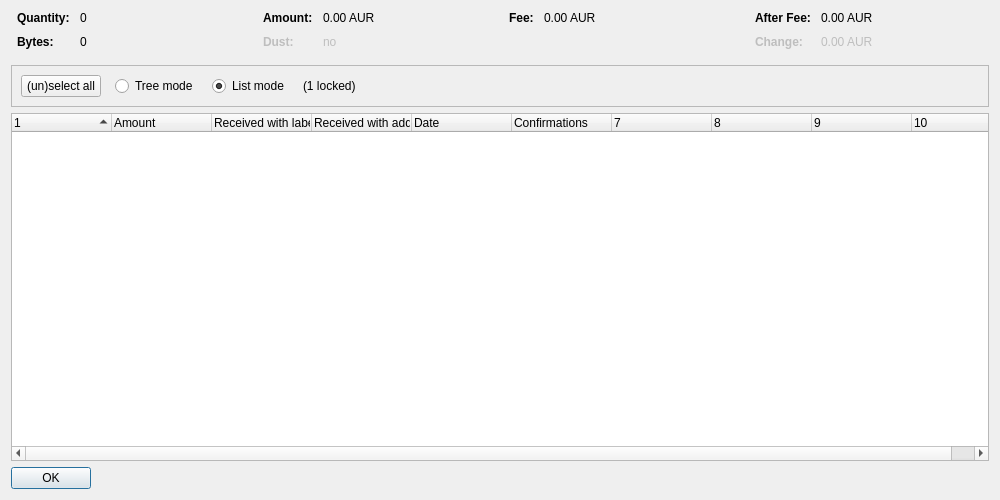
<?xml version="1.0" encoding="UTF-8"?>
<ui version="4.0">
 <class>CoinControlDialog</class>
 <widget class="QDialog" name="CoinControlDialog">
  <property name="geometry">
   <rect>
    <x>0</x>
    <y>0</y>
    <width>1000</width>
    <height>500</height>
   </rect>
  </property>
  <property name="windowTitle">
   <string>Coin Selection</string>
  </property>
  <layout class="QVBoxLayout" name="verticalLayout">
   <item>
    <layout class="QHBoxLayout" name="horizontalLayoutTop" stretch="0,0,0,0">
     <property name="topMargin">
      <number>0</number>
     </property>
     <property name="bottomMargin">
      <number>10</number>
     </property>
     <item>
      <layout class="QFormLayout" name="formLayoutCoinControl1">
       <property name="horizontalSpacing">
        <number>10</number>
       </property>
       <property name="verticalSpacing">
        <number>10</number>
       </property>
       <property name="leftMargin">
        <number>6</number>
       </property>
       <property name="rightMargin">
        <number>6</number>
       </property>
       <item row="0" column="0">
        <widget class="QLabel" name="labelCoinControlQuantityText">
         <property name="font">
          <font>
           <weight>75</weight>
           <bold>true</bold>
          </font>
         </property>
         <property name="text">
          <string>Quantity:</string>
         </property>
        </widget>
       </item>
       <item row="0" column="1">
        <widget class="QLabel" name="labelCoinControlQuantity">
         <property name="cursor">
          <cursorShape>IBeamCursor</cursorShape>
         </property>
         <property name="contextMenuPolicy">
          <enum>Qt::ActionsContextMenu</enum>
         </property>
         <property name="text">
          <string notr="true">0</string>
         </property>
         <property name="textInteractionFlags">
          <set>Qt::LinksAccessibleByMouse|Qt::TextSelectableByKeyboard|Qt::TextSelectableByMouse</set>
         </property>
        </widget>
       </item>
       <item row="1" column="0">
        <widget class="QLabel" name="labelCoinControlBytesText">
         <property name="font">
          <font>
           <weight>75</weight>
           <bold>true</bold>
          </font>
         </property>
         <property name="text">
          <string>Bytes:</string>
         </property>
        </widget>
       </item>
       <item row="1" column="1">
        <widget class="QLabel" name="labelCoinControlBytes">
         <property name="cursor">
          <cursorShape>IBeamCursor</cursorShape>
         </property>
         <property name="contextMenuPolicy">
          <enum>Qt::ActionsContextMenu</enum>
         </property>
         <property name="text">
          <string notr="true">0</string>
         </property>
         <property name="textInteractionFlags">
          <set>Qt::LinksAccessibleByMouse|Qt::TextSelectableByKeyboard|Qt::TextSelectableByMouse</set>
         </property>
        </widget>
       </item>
      </layout>
     </item>
     <item>
      <layout class="QFormLayout" name="formLayoutCoinControl2">
       <property name="horizontalSpacing">
        <number>10</number>
       </property>
       <property name="verticalSpacing">
        <number>10</number>
       </property>
       <property name="leftMargin">
        <number>6</number>
       </property>
       <property name="rightMargin">
        <number>6</number>
       </property>
       <item row="0" column="0">
        <widget class="QLabel" name="labelCoinControlAmountText">
         <property name="font">
          <font>
           <weight>75</weight>
           <bold>true</bold>
          </font>
         </property>
         <property name="text">
          <string>Amount:</string>
         </property>
        </widget>
       </item>
       <item row="0" column="1">
        <widget class="QLabel" name="labelCoinControlAmount">
         <property name="cursor">
          <cursorShape>IBeamCursor</cursorShape>
         </property>
         <property name="contextMenuPolicy">
          <enum>Qt::ActionsContextMenu</enum>
         </property>
         <property name="text">
          <string notr="true">0.00 AUR</string>
         </property>
         <property name="textInteractionFlags">
          <set>Qt::LinksAccessibleByMouse|Qt::TextSelectableByKeyboard|Qt::TextSelectableByMouse</set>
         </property>
        </widget>
       </item>
       <item row="1" column="0">
        <widget class="QLabel" name="labelCoinControlLowOutputText">
         <property name="enabled">
          <bool>false</bool>
         </property>
         <property name="font">
          <font>
           <weight>75</weight>
           <bold>true</bold>
          </font>
         </property>
         <property name="text">
          <string>Dust:</string>
         </property>
        </widget>
       </item>
       <item row="1" column="1">
        <widget class="QLabel" name="labelCoinControlLowOutput">
         <property name="enabled">
          <bool>false</bool>
         </property>
         <property name="cursor">
          <cursorShape>IBeamCursor</cursorShape>
         </property>
         <property name="contextMenuPolicy">
          <enum>Qt::ActionsContextMenu</enum>
         </property>
         <property name="text">
          <string notr="true">no</string>
         </property>
         <property name="textInteractionFlags">
          <set>Qt::LinksAccessibleByMouse|Qt::TextSelectableByKeyboard|Qt::TextSelectableByMouse</set>
         </property>
        </widget>
       </item>
      </layout>
     </item>
     <item>
      <layout class="QFormLayout" name="formLayoutCoinControl3">
       <property name="horizontalSpacing">
        <number>10</number>
       </property>
       <property name="verticalSpacing">
        <number>10</number>
       </property>
       <property name="leftMargin">
        <number>6</number>
       </property>
       <property name="rightMargin">
        <number>6</number>
       </property>
       <item row="0" column="0">
        <widget class="QLabel" name="labelCoinControlFeeText">
         <property name="font">
          <font>
           <weight>75</weight>
           <bold>true</bold>
          </font>
         </property>
         <property name="text">
          <string>Fee:</string>
         </property>
        </widget>
       </item>
       <item row="0" column="1">
        <widget class="QLabel" name="labelCoinControlFee">
         <property name="cursor">
          <cursorShape>IBeamCursor</cursorShape>
         </property>
         <property name="contextMenuPolicy">
          <enum>Qt::ActionsContextMenu</enum>
         </property>
         <property name="text">
          <string notr="true">0.00 AUR</string>
         </property>
         <property name="textInteractionFlags">
          <set>Qt::LinksAccessibleByMouse|Qt::TextSelectableByKeyboard|Qt::TextSelectableByMouse</set>
         </property>
        </widget>
       </item>
      </layout>
     </item>
     <item>
      <layout class="QFormLayout" name="formLayoutCoinControl4">
       <property name="horizontalSpacing">
        <number>10</number>
       </property>
       <property name="verticalSpacing">
        <number>10</number>
       </property>
       <property name="leftMargin">
        <number>6</number>
       </property>
       <property name="rightMargin">
        <number>6</number>
       </property>
       <item row="0" column="0">
        <widget class="QLabel" name="labelCoinControlAfterFeeText">
         <property name="font">
          <font>
           <weight>75</weight>
           <bold>true</bold>
          </font>
         </property>
         <property name="text">
          <string>After Fee:</string>
         </property>
        </widget>
       </item>
       <item row="0" column="1">
        <widget class="QLabel" name="labelCoinControlAfterFee">
         <property name="cursor">
          <cursorShape>IBeamCursor</cursorShape>
         </property>
         <property name="contextMenuPolicy">
          <enum>Qt::ActionsContextMenu</enum>
         </property>
         <property name="text">
          <string notr="true">0.00 AUR</string>
         </property>
         <property name="textInteractionFlags">
          <set>Qt::LinksAccessibleByMouse|Qt::TextSelectableByKeyboard|Qt::TextSelectableByMouse</set>
         </property>
        </widget>
       </item>
       <item row="1" column="0">
        <widget class="QLabel" name="labelCoinControlChangeText">
         <property name="enabled">
          <bool>false</bool>
         </property>
         <property name="font">
          <font>
           <weight>75</weight>
           <bold>true</bold>
          </font>
         </property>
         <property name="text">
          <string>Change:</string>
         </property>
        </widget>
       </item>
       <item row="1" column="1">
        <widget class="QLabel" name="labelCoinControlChange">
         <property name="enabled">
          <bool>false</bool>
         </property>
         <property name="cursor">
          <cursorShape>IBeamCursor</cursorShape>
         </property>
         <property name="contextMenuPolicy">
          <enum>Qt::ActionsContextMenu</enum>
         </property>
         <property name="text">
          <string notr="true">0.00 AUR</string>
         </property>
         <property name="textInteractionFlags">
          <set>Qt::LinksAccessibleByMouse|Qt::TextSelectableByKeyboard|Qt::TextSelectableByMouse</set>
         </property>
        </widget>
       </item>
      </layout>
     </item>
    </layout>
   </item>
   <item>
    <widget class="QFrame" name="frame">
     <property name="minimumSize">
      <size>
       <width>0</width>
       <height>40</height>
      </size>
     </property>
     <property name="frameShape">
      <enum>QFrame::StyledPanel</enum>
     </property>
     <property name="frameShadow">
      <enum>QFrame::Sunken</enum>
     </property>
     <layout class="QHBoxLayout" name="horizontalLayout">
      <item>
       <layout class="QHBoxLayout" name="horizontalLayoutPanel" stretch="0,0,0,0,0">
        <property name="spacing">
         <number>14</number>
        </property>
        <item>
         <widget class="QPushButton" name="pushButtonSelectAll">
          <property name="sizePolicy">
           <sizepolicy hsizetype="Maximum" vsizetype="Fixed">
            <horstretch>0</horstretch>
            <verstretch>0</verstretch>
           </sizepolicy>
          </property>
          <property name="text">
           <string>(un)select all</string>
          </property>
          <property name="autoDefault">
           <bool>false</bool>
          </property>
         </widget>
        </item>
        <item>
         <widget class="QRadioButton" name="radioTreeMode">
          <property name="sizePolicy">
           <sizepolicy hsizetype="Maximum" vsizetype="Fixed">
            <horstretch>0</horstretch>
            <verstretch>0</verstretch>
           </sizepolicy>
          </property>
          <property name="text">
           <string>Tree mode</string>
          </property>
         </widget>
        </item>
        <item>
         <widget class="QRadioButton" name="radioListMode">
          <property name="sizePolicy">
           <sizepolicy hsizetype="Maximum" vsizetype="Fixed">
            <horstretch>0</horstretch>
            <verstretch>0</verstretch>
           </sizepolicy>
          </property>
          <property name="text">
           <string>List mode</string>
          </property>
          <property name="checked">
           <bool>true</bool>
          </property>
         </widget>
        </item>
        <item>
         <widget class="QLabel" name="labelLocked">
          <property name="text">
           <string notr="true">(1 locked)</string>
          </property>
         </widget>
        </item>
        <item>
         <spacer name="horizontalSpacer">
          <property name="orientation">
           <enum>Qt::Horizontal</enum>
          </property>
          <property name="sizeHint" stdset="0">
           <size>
            <width>40</width>
            <height>20</height>
           </size>
          </property>
         </spacer>
        </item>
       </layout>
      </item>
     </layout>
    </widget>
   </item>
   <item>
    <widget class="CoinControlTreeWidget" name="treeWidget">
     <property name="contextMenuPolicy">
      <enum>Qt::CustomContextMenu</enum>
     </property>
     <property name="sortingEnabled">
      <bool>false</bool>
     </property>
     <property name="columnCount">
      <number>10</number>
     </property>
     <attribute name="headerShowSortIndicator" stdset="0">
      <bool>true</bool>
     </attribute>
     <attribute name="headerStretchLastSection">
      <bool>false</bool>
     </attribute>
     <column>
      <property name="text">
       <string/>
      </property>
     </column>
     <column>
      <property name="text">
       <string>Amount</string>
      </property>
     </column>
     <column>
      <property name="text">
       <string>Received with label</string>
      </property>
     </column>
     <column>
      <property name="text">
       <string>Received with address</string>
      </property>
     </column>
     <column>
      <property name="text">
       <string>Date</string>
      </property>
     </column>
     <column>
      <property name="text">
       <string>Confirmations</string>
      </property>
      <property name="toolTip">
       <string>Confirmed</string>
      </property>
     </column>
     <column>
      <property name="text">
       <string/>
      </property>
     </column>
     <column>
      <property name="text">
       <string/>
      </property>
     </column>
     <column>
      <property name="text">
       <string/>
      </property>
     </column>
     <column>
      <property name="text">
       <string/>
      </property>
     </column>
    </widget>
   </item>
   <item>
    <widget class="QDialogButtonBox" name="buttonBox">
     <property name="sizePolicy">
      <sizepolicy hsizetype="Maximum" vsizetype="Fixed">
       <horstretch>0</horstretch>
       <verstretch>0</verstretch>
      </sizepolicy>
     </property>
     <property name="orientation">
      <enum>Qt::Horizontal</enum>
     </property>
     <property name="standardButtons">
      <set>QDialogButtonBox::Ok</set>
     </property>
    </widget>
   </item>
  </layout>
 </widget>
 <customwidgets>
  <customwidget>
   <class>CoinControlTreeWidget</class>
   <extends>QTreeWidget</extends>
   <header>coincontroltreewidget.h</header>
  </customwidget>
 </customwidgets>
 <resources/>
 <connections/>
</ui>
